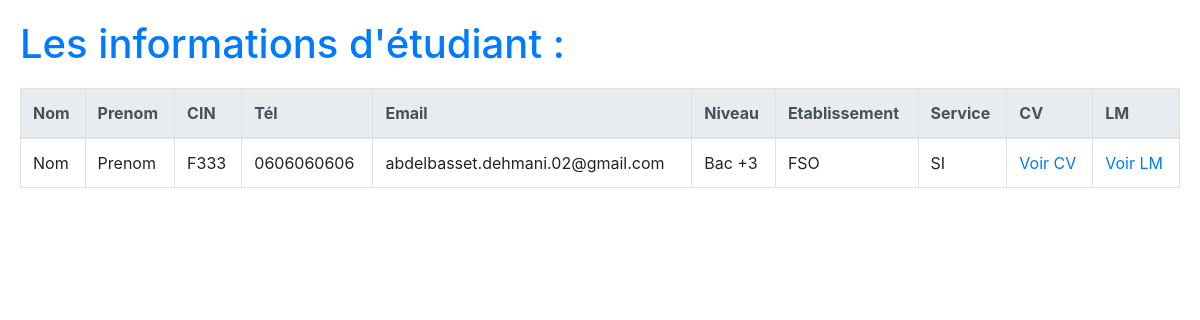
Screenshot of /demandes.php (signed in) with the database file from the repository.
### tables this page shows
CREATE TABLE `etudiant` (
  `id_etudiant` int(11) NOT NULL,
  `nom` varchar(255) NOT NULL,
  `prenom` varchar(255) NOT NULL,
  `cin` varchar(255) NOT NULL,
  `tel` varchar(255) NOT NULL,
  `email` varchar(255) NOT NULL,
  `niveau` varchar(255) NOT NULL,
  `etablissement` varchar(255) NOT NULL,
  `service` enum('SI','Service 1','Service 2','') NOT NULL,
  `cv` blob NOT NULL,
  `lm` blob NOT NULL,
  `id_login` int(11) NOT NULL
);

### verifier_auth.php (called while the page is built, shortened)
<?php
$id_utilisateur = $_SESSION['utilisateur_id'];
?>

### demandes.php (the view, shortened to what this page needs)
<?php
@include 'bdd.php';
include 'verifier_auth.php';
?>
<!DOCTYPE html>
<html lang="fr">
<head>
    <link rel="stylesheet" href="https://stackpath.bootstrapcdn.com/bootstrap/4.3.1/css/bootstrap.min.css">
</head>
<body>
    <div>
        <h1>Les informations d'étudiant :</h1>
    </div>
    <div>
        <?php
        if (isset($_GET['id'])) {
            $id_etudiant = $_GET['id'];
            $id_etudiant = filter_var($id_etudiant, FILTER_VALIDATE_INT);
            if ($id_etudiant !== false && $id_etudiant !== null) {
                $sql = "SELECT * FROM etudiant WHERE id_etudiant = $id_etudiant";
            } else {
                echo "ID non valide.";
                exit;
            }
        } else {
            $sql = "SELECT * FROM etudiant WHERE id_login = $id_utilisateur";
        }
        $result = mysqli_query($conn, $sql);
        if (mysqli_num_rows($result) > 0) :
        ?>
            <table class="table table-bordered">
                <thead class="thead-light">
                    <tr>
                        <th> Nom </th>
                        <th> Prenom </th>
                        <th> CIN </th>
                        <th> Tél </th>
                        <th> Email </th>
                        <th> Niveau </th>
                        <th> Etablissement </th>
                        <th> Service </th>
                        <th> CV </th>
                        <th> LM </th>
                    </tr>
                </thead>
                <tbody>
                    <?php while ($row = mysqli_fetch_assoc($result)) : ?>
                        <tr>
                            <td><?php echo $row['nom']; ?></td>
                            <td><?php echo $row['prenom']; ?></td>
                            <td><?php echo $row['cin']; ?></td>
                            <td><?php echo $row['tel']; ?></td>
                            <td><?php echo $row['email']; ?></td>
                            <td><?php echo $row['niveau']; ?></td>
                            <td><?php echo $row['etablissement']; ?></td>
                            <td><?php echo $row['service']; ?></td>
                            <td><?php
                                    $idElement = $row['id_etudiant'];
                                    $linkToOtherPage = "cv.php?id=" . urlencode($idElement);
                                    ?>
                                <a href="<?php echo $linkToOtherPage; ?>">Voir CV</a>
                            </td>
                            <td><?php
                                    $linkToOtherPage = "lm.php?id=" . urlencode($idElement);
                                    ?>
                                <a href="<?php echo $linkToOtherPage; ?>">Voir LM</a>
                            </td>
                        </tr>
                    <?php
                        endwhile;
                    endif;
                    ?>
                </tbody>
            </table>
    </div>
</body>
</html>

### demandes.php (style rules this page uses)
body { padding: 20px; }
h1 { text-align: left; color: #007bff; }
table { width: 100%; margin-top: 20px; border-collapse: collapse; }
th, td { padding: 12px; text-align: left; border-bottom: 1px solid #ddd; }
th { background-color: #007bff; color: white; }
a { color: #007bff; }

### rows the page displays
etudiant: nom "Nom", prenom "Prenom", cin "F333", tel "0606060606", email "abdelbasset.dehmani.02@gmail.com", niveau "Bac +3", etablissement "FSO", service "SI"
